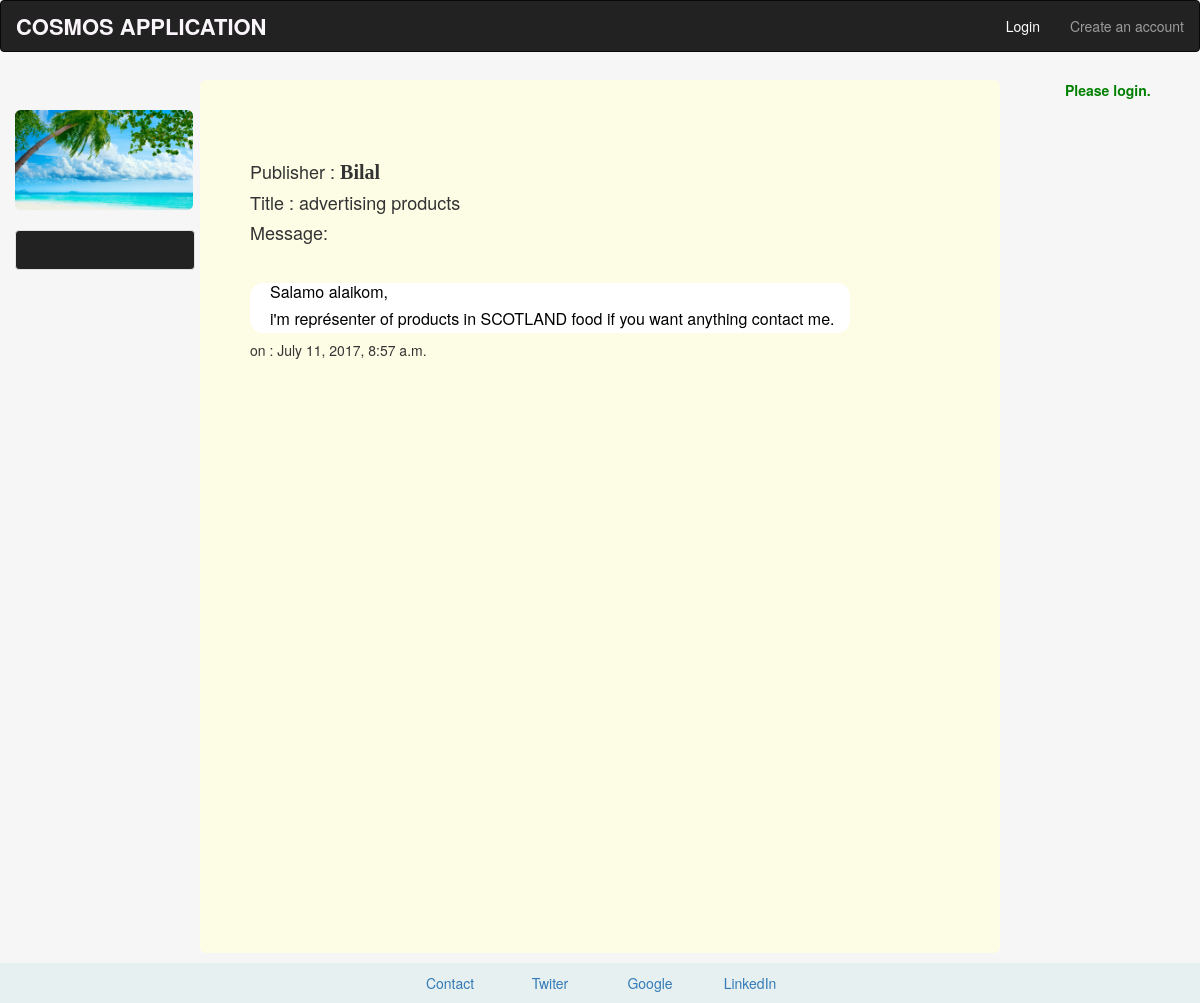
Page /blog/2 on the committed database.
### blog/models.py (models this page shows, shortened)
class Post(models.Model) :
    publisher=models.ForeignKey(User, related_name='publisher', verbose_name='Publisher')
    title=models.CharField(max_length=140)
    body=models.TextField()
    date = models.DateTimeField(default=datetime.now, blank=False)

### blog/templates/blog/post.html
{% extends "account/basic.html" %}
{% block content %}
<div class="col-md-1"></div>
<div class="col-md-7 divcommun" style="	margin-top:20px; min-height:100%">
         <h4>Publisher : <strong class="hpost4">{{ post.publisher|safe}}</strong></h4>
         <h4>Title : {{ post.title|safe}}</h4>
		 <h4>Message:</h4><br/>
		 <h5  class="hpost5">
            {{ post.body|safe|linebreaks}}
		 </h5>
         <h5>on : {{ post.date}}</h5>
</div>
<div class="col-sm-2"></div>
{% endblock %}

### account/static/account/mystyle/styleSheet.css (style rules this page uses)
body { position: relative; }
.divcommun { width:100%; }
.hpost5 { border-radius: 0.80em; background-color : rgb(255,255,255); color: black ; font-size: medium; min-height:50px; width:600px; padding-left:20px; }
.hpost4 { font-family:Serif; font-size:20px; text-transform: capitalize; padding-bottom:10px; }

### rows in the picture
Post: publisher "Bilal", title "advertising products", body "Salamo alaikom, i'm représenter of products in SCOTLAND food if you want anything contact me.", date "July 11, 2017, 8:57 a.m."
